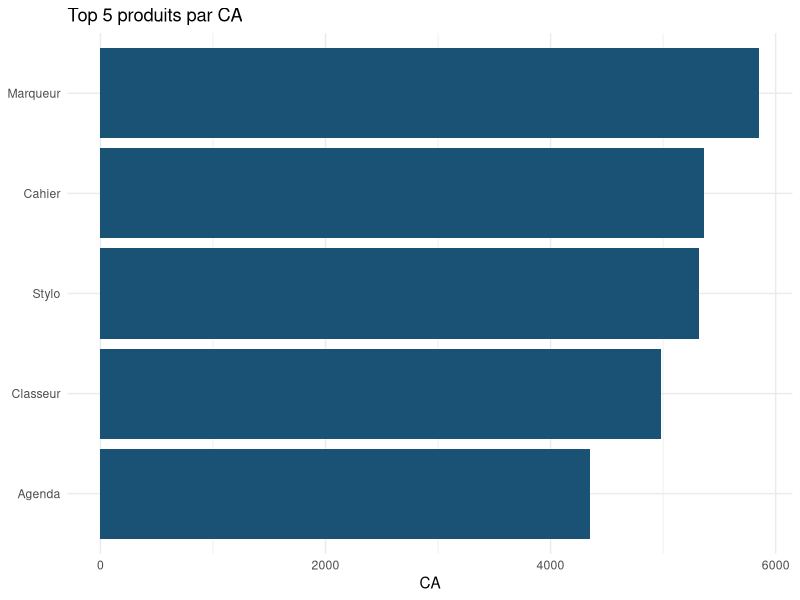

Reproduce this figure in R.
## ---- chunk 1
library(tidyverse)

ventes <- read_csv("data/ventes.csv", show_col_types = FALSE) |>
  distinct() |>
  filter(!is.na(region)) |>
  mutate(date = as.Date(date), mois = floor_date(date, "month"))

ca_mois <- ventes |>
  group_by(mois) |>
  summarise(ca = sum(montant), .groups = "drop")
head(ca_mois)

top5 <- ventes |>
  group_by(produit) |>
  summarise(ca = sum(montant), .groups = "drop") |>
  slice_max(ca, n = 5)

ggplot(top5, aes(reorder(produit, ca), ca)) +
  geom_col(fill = "#1a5276") +
  coord_flip() +
  labs(title = "Top 5 produits par CA", x = NULL, y = "CA") +
  theme_minimal()

cor(ventes$quantite, ventes$montant)
# Phrase : association positive — davantage d'unités tend à augmenter le montant, sans impliquer un mécanisme causal unique.
## ---- chunk 2
demo <- read_csv("data/demographie.csv", show_col_types = FALSE)
demo |> filter(age > 100 | revenu_mensuel > 20000)

# Règle : exclure âge hors [18, 100] et revenus > 20000 comme erreurs de saisie
# documentées pour ce jeu pédagogique synthétique.

demo_c <- demo |>
  filter(age >= 18, age <= 100, revenu_mensuel <= 20000)

demo_c |>
  group_by(niveau_etudes) |>
  summarise(revenu_median = median(revenu_mensuel), n = n(), .groups = "drop") |>
  arrange(desc(revenu_median))
